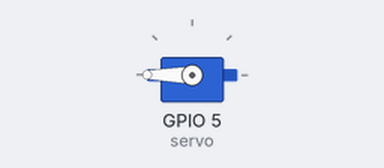
Recording of a program running on a simulated Raspberry Pi (BCM pin numbers). On the bench: servo. Servo angles are drawn from the pulse width (0.5 ms = 0°, 2.5 ms = 180°); what the program prints to the terminal is not drawn. At 5.0 s the program stops and its outputs stay as they are.

Above: at 0.1 s.
At 2.1 s:
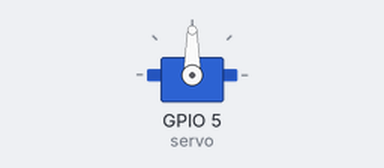
At 4.1 s:
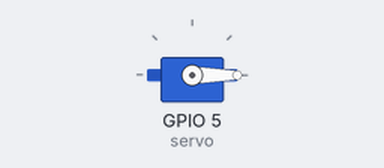
Timing chart, 0 to 5.6 s (numbered marks = the images above):
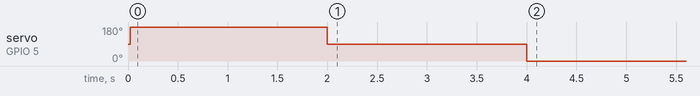

The program:

05_Run.py
```python
#RESOLUCION 05 - Relay
import sys
import time
import RPi.GPIO as GPIO

servo = 5
GPIO.setmode(GPIO.BCM)
GPIO.setup(servo,GPIO.OUT)

def Main():
	try:
		print("Servo Controller running...")
		Deg0(servo)
		time.sleep(1)
		Deg90(servo)
		time.sleep(1)
		Deg180(servo)
	except (KeyboardInterrupt, SystemExit):
		raise
	finally:
		GPIO.cleanup()

def Deg0(gpioPort):
	pwm = GPIO.PWM(gpioPort,50)
	pwm.start(7.5)
	pwm.ChangeDutyCycle(12.5)
	time.sleep(1)
	pwm.stop()

def Deg90(gpioPort):
	pwm = GPIO.PWM(gpioPort,50)
	pwm.start(7.5)
	pwm.ChangeDutyCycle(7.5)
	time.sleep(1)
	pwm.stop()

def Deg180(gpioPort):
	pwm = GPIO.PWM(gpioPort,50)
	pwm.start(7.5)
	pwm.ChangeDutyCycle(2.5)
	time.sleep(1)
	pwm.stop()

Main()
```

Measured:
- by itself, servo on GPIO 5 (servo): 90° → 180° at 0.02 s, → 90° 2.0 s later, → 0° 2.0 s later
